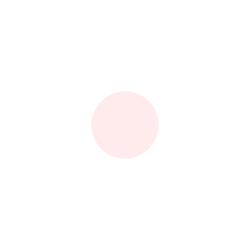
Frame 1 (no input)
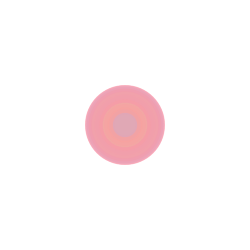
Frame 60 (the mouse pressed at the canvas centre just before this capture)
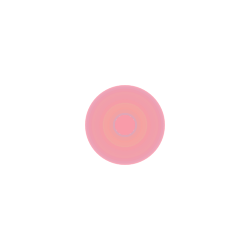
Frame 120 (the mouse held since frame 60 and released just before this capture)

The Processing sketch that drew these frames (run headless with seeded random() and noise(); from frame 60 on, the mouse is pressed at the canvas centre):

// Processing sketch: processing_101053
// ── processing_101053.pde

int counter;

void setup() {  //setup function called initially, only once
  size(250, 250);
  background(255);  //set background white
  colorMode(HSB);   //set colors to Hue, Saturation, Brightness mode
  counter = 0;
}

void draw() {  //draw function loops 
  counter++;
  noStroke();
  fill(random(999),100,255,50);
  
  if(mousePressed == true) { //add some interaction
    ellipse(mouseX, mouseY, 20, 20);
  }
  else {
    ellipse(width/2, height/2, 80*sin(counter), 80*sin(counter));
  }
}
